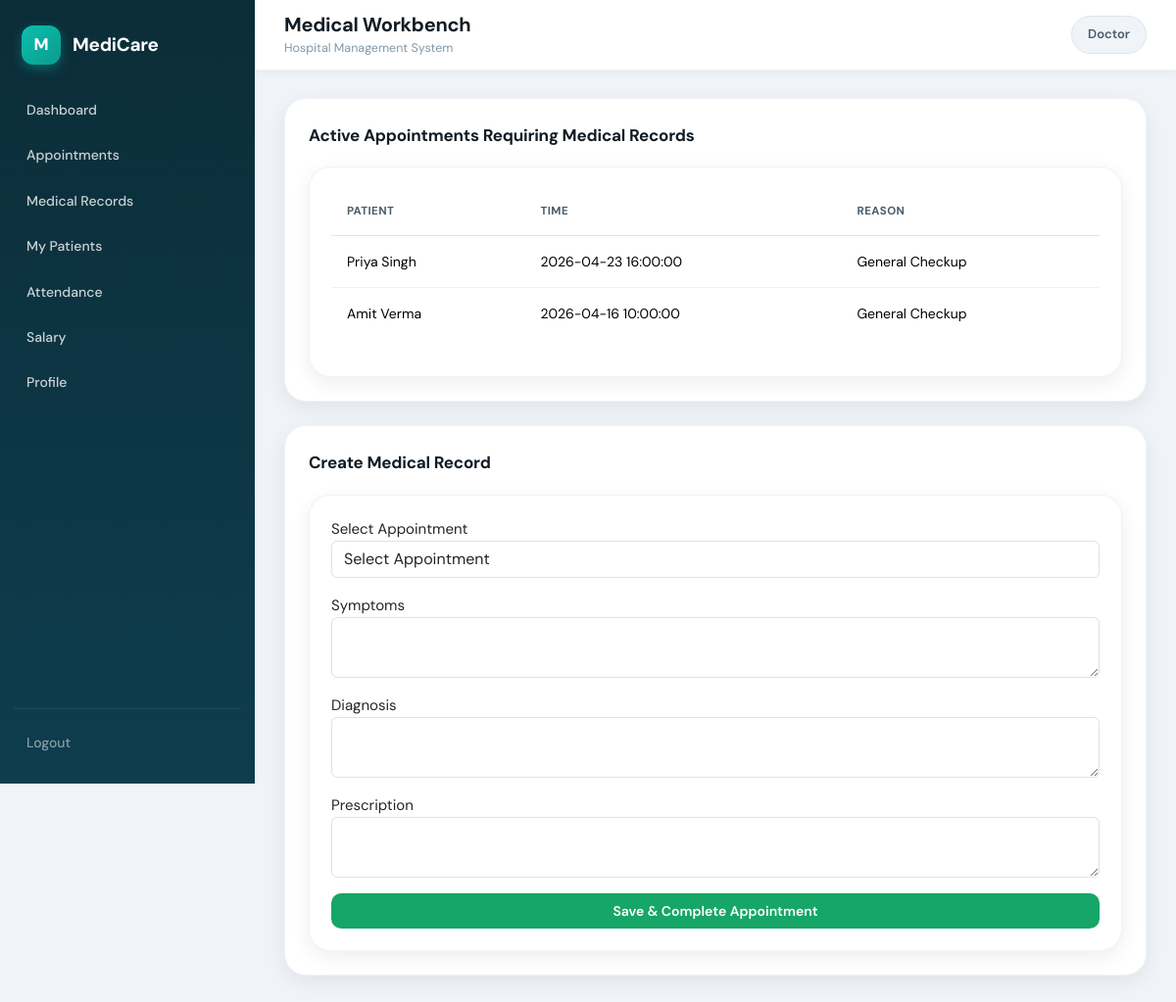
Page /doctor/medical-records (signed in) on the committed database.
### tables this page shows
CREATE TABLE appointments (
        id INTEGER PRIMARY KEY AUTOINCREMENT,
        patient_id INTEGER NOT NULL,
        doctor_id INTEGER NOT NULL,
        consultation_fee REAL DEFAULT 0,
        appointment_time TEXT NOT NULL,
        status TEXT DEFAULT 'pending'
            CHECK(status IN ('pending', 'confirmed', 'completed', 'cancelled', 'no-show')),
        reason TEXT,
        created_at TIMESTAMP DEFAULT CURRENT_TIMESTAMP,
        FOREIGN KEY(patient_id) REFERENCES patients(id) ON DELETE CASCADE,
        FOREIGN KEY(doctor_id) REFERENCES doctors(id) ON DELETE CASCADE
    );

CREATE TABLE users (
    id INTEGER PRIMARY KEY AUTOINCREMENT,
    username TEXT UNIQUE NOT NULL,
    email TEXT UNIQUE NOT NULL,
    password_hash TEXT NOT NULL,
    name TEXT NOT NULL,
    role TEXT NOT NULL CHECK(role IN ('patient','doctor','staff','admin')),
    phone TEXT,
    address TEXT,
    gender TEXT CHECK(gender IN ('male','female','other')),
    blood_group TEXT CHECK(blood_group IN ('A+','A-','B+','B-','O+','O-','AB+','AB-')),
    is_active INTEGER DEFAULT 1,
    created_at TIMESTAMP DEFAULT CURRENT_TIMESTAMP
);

### app.py (the view)
@app.route('/doctor/records')
@app.route('/doctor/medical-records')
def medical_records_workbench():
    if session.get('role') != 'doctor':
        return redirect('/')
    user_id = session.get('user_id')
    conn = get_connection()
    cur = conn.cursor()
    cur.execute("SELECT id FROM doctors WHERE user_id=?", (user_id,))
    doctor = cur.fetchone()
    if not doctor:
        conn.close()
        return redirect('/')
    doctor_id = doctor['id']
    cur.execute("""
        SELECT
            a.id,
            a.appointment_time,
            a.reason,
            u.name AS patient_name
        FROM appointments a
        JOIN patients p ON p.id = a.patient_id
        JOIN users u ON u.id = p.user_id
        WHERE a.doctor_id = ? AND a.status = 'confirmed'
        ORDER BY a.appointment_time DESC
    """, (doctor_id,))
    appointments = cur.fetchall()
    conn.close()
    selected_id = request.args.get('appointment_id')
    return render_template(
        "medical_records/med-doc.html",
        appointments=appointments,
        selected_id=selected_id
    )

### app.py (called while the page is built)
def get_connection():
    conn = sqlite3.connect('database.db')
    conn.row_factory = sqlite3.Row
    conn.execute("PRAGMA foreign_keys = ON")
    return conn

### templates/medical_records/med-doc.html (shortened to what this page needs)
{% extends "base.html" %}
{% block page_title %}Medical Workbench{% endblock %}
{% block content %}
<div class="admin-section">
    <div class="admin-section-title">
        Active Appointments Requiring Medical Records
    </div>
    <div class="card">
        {% if appointments %}
        <table class="table">
            <thead>
                <tr>
                    <th>Patient</th>
                    <th>Time</th>
                    <th>Reason</th>
                </tr>
            </thead>
            <tbody>
                {% for a in appointments %}
                <tr>
                    <td>{{ a.patient_name }}</td>
                    <td>{{ a.appointment_time }}</td>
                    <td>{{ a.reason }}</td>
                </tr>
                {% endfor %}
            </tbody>
        </table>
        {% else %}
            <div class="empty">None</div>
        {% endif %}
    </div>
</div>
<div class="admin-section">
    <div class="admin-section-title">
        Create Medical Record
    </div>
    <div class="card">
        <form method="POST" action="/doctor/medical-records/submit">
            <div class="mb-3">
                <label>Select Appointment</label>
                <select name="appointment_id" class="form-control" required>
                    <option value="">Select Appointment</option>
                </select>
            </div>
            <div class="mb-3">
                <label>Symptoms</label>
                <textarea name="symptoms" class="form-control" required></textarea>
            </div>
            <div class="mb-3">
                <label>Diagnosis</label>
                <textarea name="diagnosis" class="form-control" required></textarea>
            </div>
            <div class="mb-3">
                <label>Prescription</label>
                <textarea name="prescription_notes" class="form-control"></textarea>
            </div>
            <button class="btn btn-success w-100">
                Save & Complete Appointment
            </button>
        </form>
    </div>
</div>
{% endblock %}

### static/css/style.css (style rules this page uses)
:root { --primary: #0cbfae; --primary-dark: #0a9b8d; --primary-deeper: #087a6e; --primary-glow: rgba(12, 191, 174, 0.14); --accent: #f0a500; --accent-light: rgba(240, 165, 0, 0.12); --danger: #e03e3e; --danger-light: rgba(224, 62, 62, 0.1); --success: #16a667; --success-light: rgba(22, 166, 103, 0.1); --warning: #d48f00; --warning-light: rgba(212, 143, 0, 0.1); --info: #2563eb; --info-light: rgba(37, 99, 235, 0.1); --bg: #f0f4f8; --surface: #ffffff; --surface-2: #f7fafc; --text: #111c25; --text-2: #4a5c6a; --muted: #8298a8; --border: #dce6ef; --border-light: #eef3f7; --sidebar-bg: #0b2d38; --sidebar-mid: #0e3d4e; --sidebar-text: rgba(255, 255, 255, 0.78); --sidebar-text-active: #ffffff; --sidebar-hover: rgba(255, 255, 255, 0.09); --sidebar-active: rgba(12, 191, 174, 0.18); --radius-sm: 10px; --radius: 16px; --radius-lg: 22px; --radius-xl: 28px; --shadow-sm: 0 2px 8px rgba(0, 0, 0, 0.05); --shadow: 0 6px 20px rgba(0, 0, 0, 0.07); --shadow-md: 0 10px 32px rgba(0, 0, 0, 0.09); --shadow-lg: 0 20px 50px rgba(0, 0, 0, 0.12); --sidebar-w: 260px; --topbar-h: 72px; --transition: 0.2s ease; }
*, *::before, *::after { margin: 0; padding: 0; box-sizing: border-box; }
html { scroll-behavior: smooth; }
body { font-family: 'DM Sans', system-ui, sans-serif; background: var(--bg); color: var(--text); font-size: 15px; line-height: 1.6; -webkit-font-smoothing: antialiased; }
button { font-family: inherit; cursor: pointer; }
input, select, textarea { font-family: inherit; font-size: 14px; }
textarea { resize: vertical; }
.admin-section, .section-card, .profile-panel, .salary-filter-card, .salary-summary-card, .table-wrap, .table-box, .filters-card, .system-status, .salary-table-card { background: var(--surface); border-radius: var(--radius-lg); box-shadow: var(--shadow); border: 1px solid var(--border-light); }
.card { background: var(--surface); border-radius: var(--radius-lg); box-shadow: var(--shadow); border: 1px solid var(--border-light); padding: 22px; transition: var(--transition); }
.admin-section { padding: 24px; margin-bottom: 24px; }
.admin-section-title, .section-header h3, .panel-header h3 { font-size: 17px; font-weight: 700; color: var(--text); margin-bottom: 18px; letter-spacing: -0.2px; }
table, .table, .entity-table, .modern-table, .salary-table { width: 100%; border-collapse: collapse; }
thead, .table thead { background: var(--surface-2); }
th, .table th { padding: 14px 16px; font-size: 11.5px; font-weight: 700; color: var(--text-2); text-align: left; border-bottom: 1px solid var(--border); white-space: nowrap; text-transform: uppercase; letter-spacing: 0.4px; }
td, .table td { padding: 15px 16px; font-size: 14px; border-bottom: 1px solid var(--border-light); vertical-align: middle; }
tbody tr { transition: background var(--transition); }
tbody tr:last-child td { border-bottom: none; }
.btn, .btn-primary, .btn-success, .login-btn, .salary-btn, .salary-action-btn, .edit-btn, .save-profile-btn, .create-form button, .entity-form button, .modal-content button[type="submit"], .actions button[type="submit"], .form-actions button { display: inline-flex; align-items: center; justify-content: center; gap: 8px; padding: 11px 20px; border: none; border-radius: var(--radius-sm); font-size: 14px; font-weight: 600; cursor: pointer; transition: var(--transition); text-decoration: none; line-height: 1; white-space: nowrap; font-family: inherit; }
.btn-success { background: var(--success); color: white; }

### rows in the picture
appointments: patient_name "Priya Singh", appointment_time "2026-04-23 16:00:00", reason "General Checkup"
appointments: patient_name "Amit Verma", appointment_time "2026-04-16 10:00:00", reason "General Checkup"

### other values in the picture
{{ session.get('role', 'User')|capitalize }} "Doctor"
